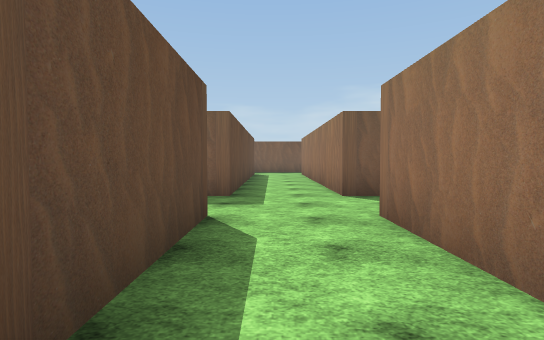
View 1 (above)

20 first-person views from a walk through a 3-D level made in the Unity game engine. The camera is 1.4 m above the floor, tilts 2° down and sees 80° across. The floor is counted in squares, 2.12 m on a side. Each view is taken from the middle of a square. On the plan, view 1 faces up. The plan holds only what a view shows up to about 10 squares ahead; the rest is blank. The place goes on beyond the plan. The player is left out. Some animated figures are left out. Some surface patterns are stand-ins.

View 2
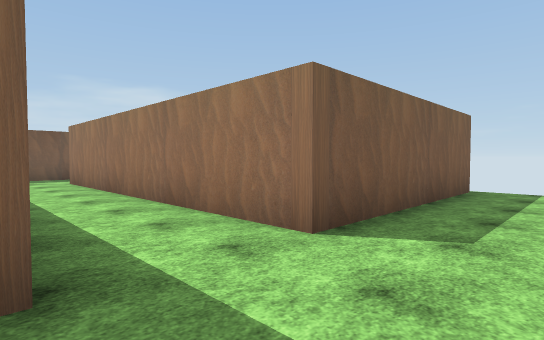

View 3
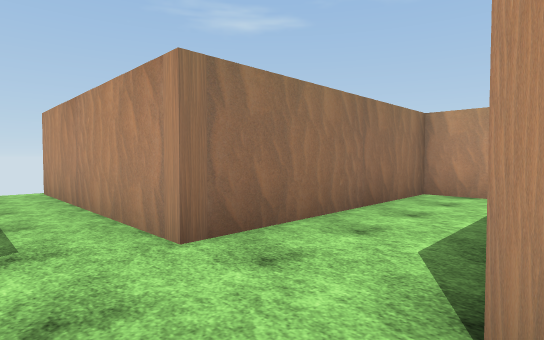

View 4
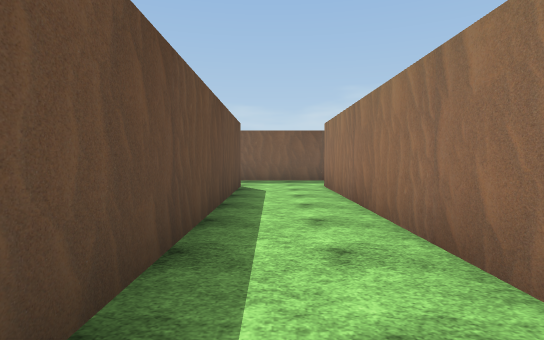

View 5
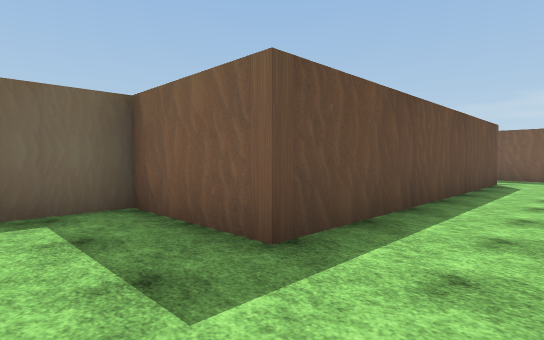

View 6
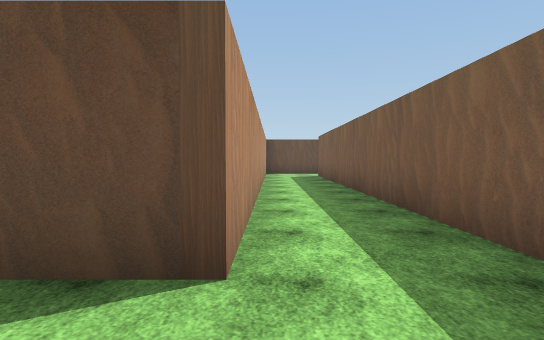

View 7
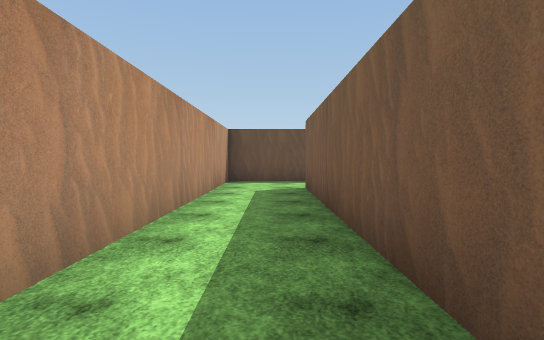

View 8
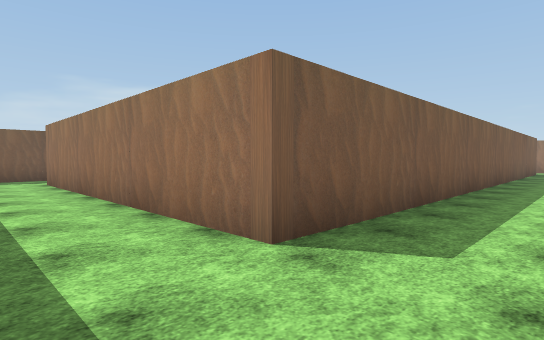

View 9
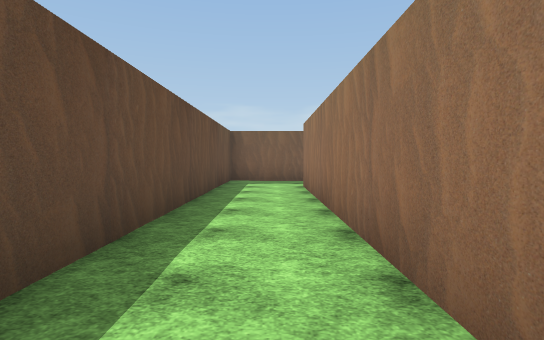

View 10
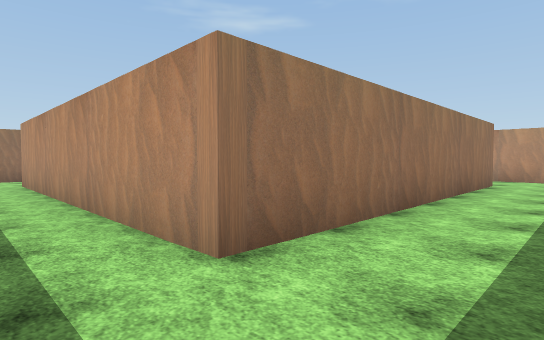

View 11
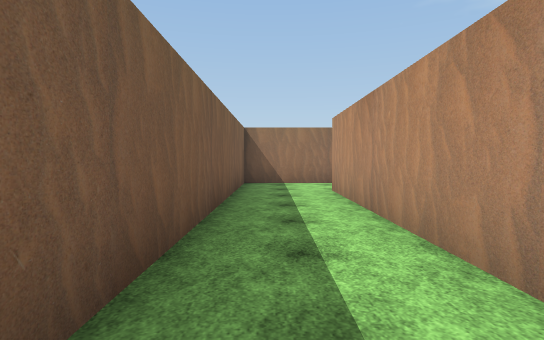

View 12
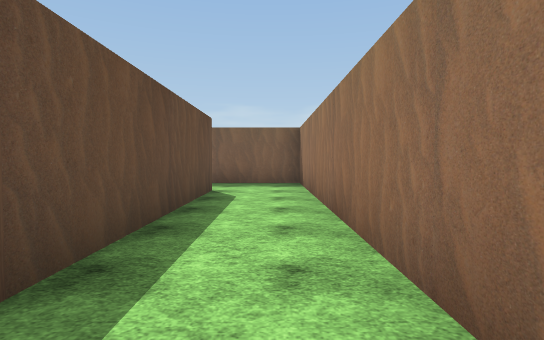

View 13
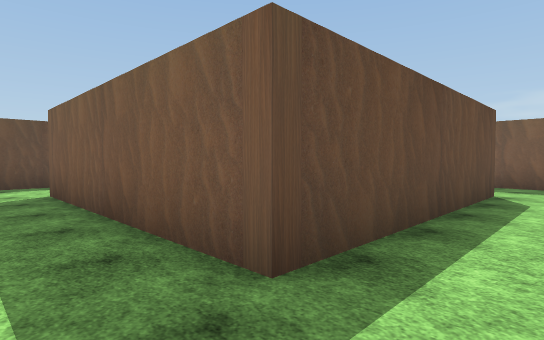

View 14
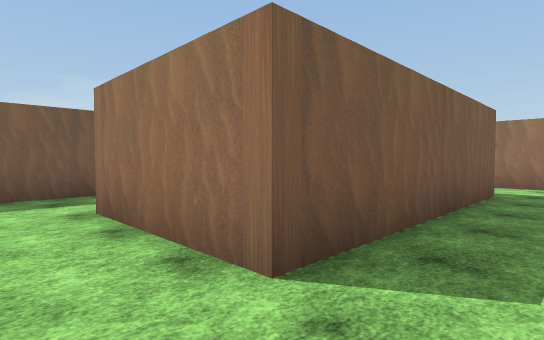

View 15
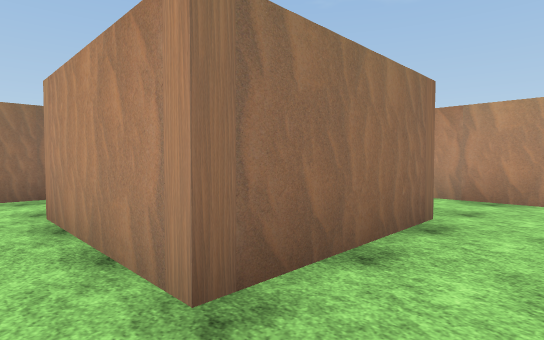

View 16
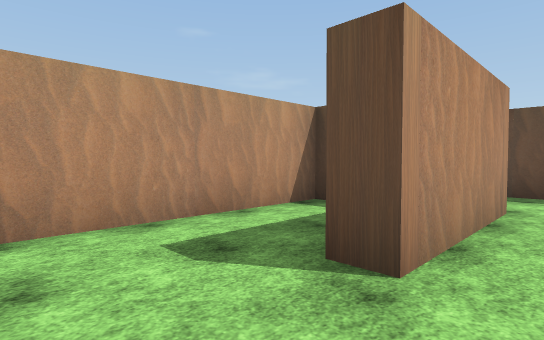

View 17
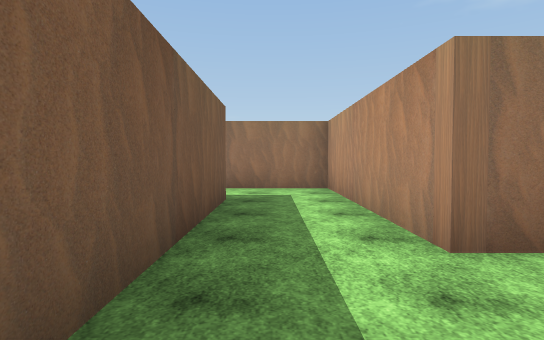

View 18
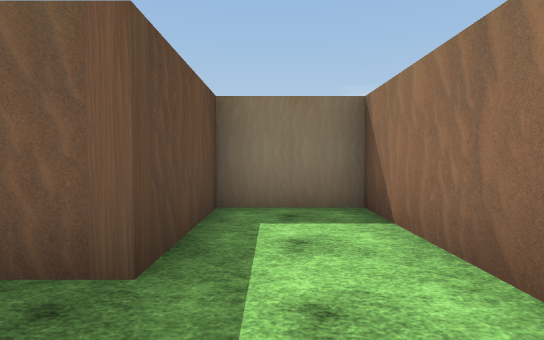

View 19
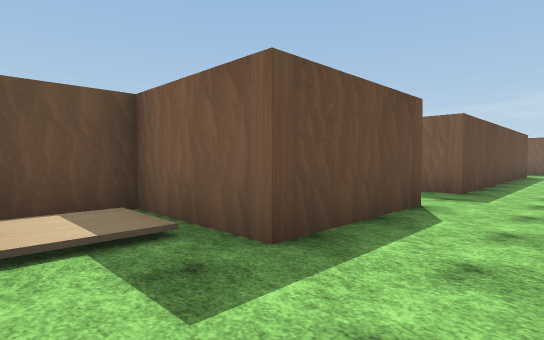

View 20
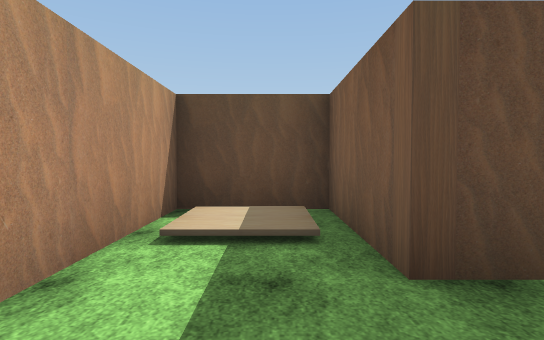

### Floor plan
Ten units are one square. View 1 is at (0, 0); x grows to the right and y downward. Boxes are objects, and circles mark ways between rooms. Rooms are numbered by the first view taken in them; rooms with no view inside come last. Other rooms are left out.
<svg viewBox="-137 -262 206 279">
<path fill="none" stroke="#000" d="M-12 -235 -12 -257 -91 -257M-7 -38 -7 -8 -32 -8 -32 12 13 12 13 -37 62 -37M64 -57 13 -57 13 -138 63 -138 63 -182 43 -182 43 -158 -112 -158 -112 -237 -32 -237M-109 -257 -132 -257 -132 -138 -7 -138 -7 -57 -32 -57 -32 -44M-12 -178 -12 -235M-32 -237 -32 -182 -88 -182M-88 -182 -88 -212 -58 -212 -58 -208M-107 -186 -107 -178M-107 -215 -107 -209M-81 -232 -95 -232M-95 -162 -80 -162M-38 -209 -38 -215M-84 -188 -42 -188"/>
<circle cx="-20" cy="-240" r="3" fill="#2a7"/>
<circle cx="-80" cy="-170" r="3" fill="#2a7"/>
<circle cx="-45" cy="-210" r="3" fill="#2a7"/>
<text x="-30" y="-140">1</text>
<text x="-20" y="-190">2</text>
<text x="-90" y="-200">3</text>
<text x="-60" y="-200">4</text>
</svg>
Room 1 opens to room 2. Room 2 opens to room 3. Room 3 opens to room 4.

Where each view was taken, in squares from view 1:
view 1: 0 up, 0 right, facing up
view 2: 4 up, 1 left, facing up-right
view 3: 5 up, 1 left, facing down-right
view 4: 6 up, 0 right, facing up
view 5: 4 up, 1 right, facing up-left
view 6: 14 up, 1 right, facing left
view 7: 15 up, 4 left, facing left
view 8: 14 up, 13 left, facing up-right
view 9: 16 up, 12 left, facing up
view 10: 25 up, 13 left, facing down-right
view 11: 25 up, 10 left, facing right
view 12: 17 up, 2 left, facing up
view 13: 17 up, 2 left, facing up-left
view 14: 17 up, 10 left, facing up-right
view 15: 22 up, 10 left, facing down-right
view 16: 22 up, 4 left, facing down-left
view 17: 15 up, 1 left, facing right
view 18: 14 up, 5 right, facing up
view 19: 1 down, 1 right, facing up-left
view 20: 0 up, 1 right, facing left
